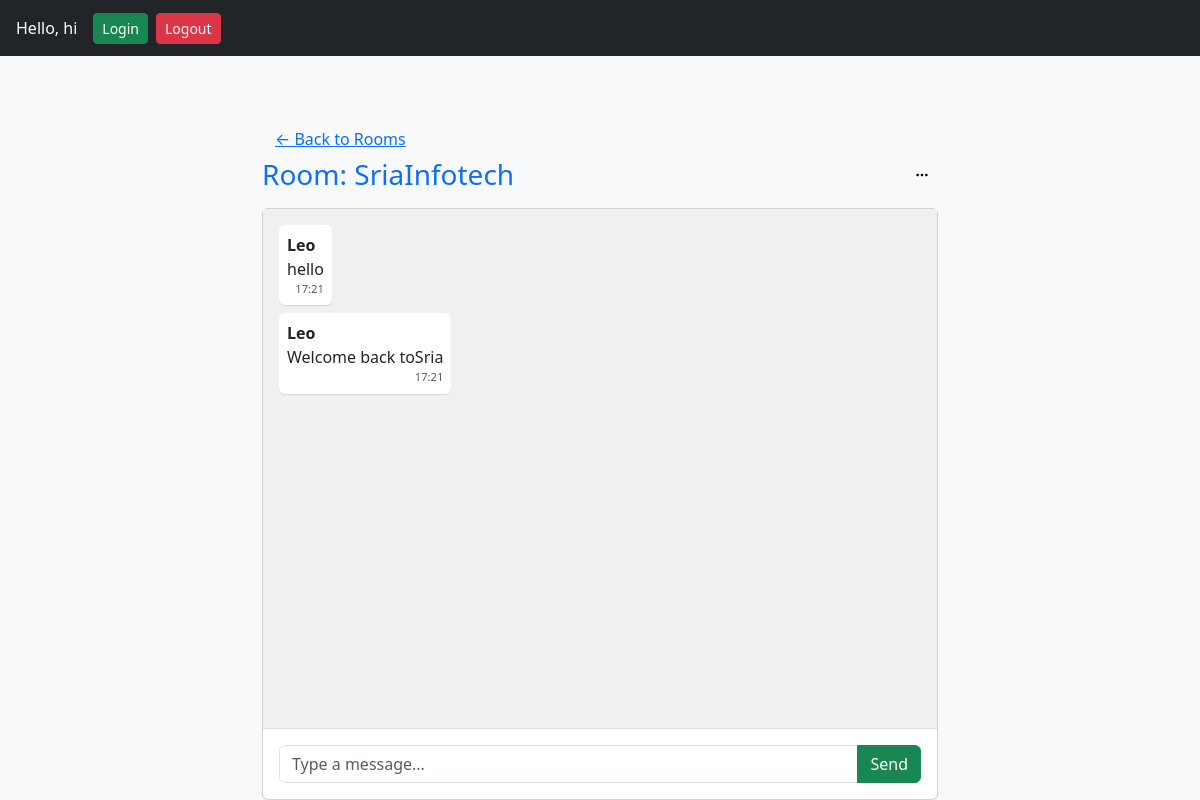
The page /SriaInfotech/ (signed in) on the database its author committed.
### chat/models.py (models this page shows, shortened)
class CustomUser(AbstractUser):
    phone = models.CharField(max_length=15, blank=True, null=True)
    otp_code = models.CharField(max_length=6, blank=True, null=True)  # new field
    otp_expires_at = models.DateTimeField(blank=True, null=True)
    username_validator = UnicodeUsernameValidator()
    username = models.CharField(max_length=150,unique=True,validators=[username_validator],
                                error_messages={'unique': 'A user with that username already exists.'},
                                help_text='Required. 150 characters or fewer. Letters, digits and @/./+/-/_ only.',
                                verbose_name='username')

class Room(models.Model):
    name = models.CharField(max_length=100, unique=True)#Room name
    created_by = models.ForeignKey(CustomUser, on_delete=models.CASCADE)# User who created the room
    created_at = models.DateTimeField(auto_now_add=True)# Timestamp when room was created

class Message(models.Model):
    room = models.ForeignKey(Room, on_delete=models.CASCADE, related_name='messages')# room where message is sent
    user = models.ForeignKey(CustomUser, on_delete=models.CASCADE)# user who sent the message
    content = models.TextField()# message content
    timestamp = models.DateTimeField(default=timezone.now)

### chat/views.py (the view, shortened to what this page needs)
# urls.py: path('<str:room_name>/', views.room_detail, name='room_detail'),
@login_required
def room_detail(request, room_name):
    room = get_object_or_404(Room, name=room_name)
    messages = room.messages.all().order_by('timestamp')
    return render(request, 'room_detail.html', {
        'room': room,
        'messages': messages
    })

### chat/templates/room_detail.html (shortened to what this page needs)
{% extends 'base.html' %}
{% load static %}
{% load tz %}
{% block content %}
<div class="container py-4" style="max-width: 700px; height: 80vh;">
  <div class="mt-3">
    <a href="{% url 'room_list' %}" class="btn btn-link">← Back to Rooms</a>
  </div>
  <div class="d-flex justify-content-between align-items-center mb-3">
    <h3 class="text-primary mb-0">Room: {{ room.name }}</h3>
    <div class="dropdown">
      <button class="btn btn-light btn-sm" type="button" id="roomMenu" data-bs-toggle="dropdown" aria-expanded="false">
        <i class="bi bi-three-dots"></i>
      </button>
    </div>
  </div>
  <div class="card d-flex flex-column" style="height: 100%;">
    <div id="chat-log" class="flex-grow-1 p-3 overflow-auto" style="background: #f0f0f0;">
      {% for msg in messages %}
        <div class="d-flex mb-2 {% if msg.user.username == request.user.username %}justify-content-end{% else %}justify-content-start{% endif %}">
          <div class="p-2 rounded" style="max-width: 70%; background: {% if msg.user.username == request.user.username %}#dcf8c6{% else %}#fff{% endif %}; box-shadow: 0 1px 1px rgba(0,0,0,0.1);">
            <strong>{{ msg.user.username }}</strong><br>
            {{ msg.content }}
            <small class="d-block text-muted text-end" style="font-size: 0.7rem;">
              {{ msg.timestamp|localtime|date:"H:i" }}
            </small>
          </div>
        </div>
      {% empty %}
        <p class="text-center text-muted mt-3">No messages yet.</p>
      {% endfor %}
    </div>
    <div class="input-group p-3 border-top">
      <input id="chat-message-input" type="text" class="form-control" placeholder="Type a message..." required>
      <button id="chat-message-submit" class="btn btn-success">Send</button>
    </div>
  </div>
</div>
<link rel="stylesheet" href="https://cdn.jsdelivr.net/npm/bootstrap-icons@1.10.5/font/bootstrap-icons.css">
{% endblock %}

### chat/templates/base.html (shortened to what this page needs)
{% load static %}
<!DOCTYPE html>
<html lang="en">
<head>
  <link href="https://cdn.jsdelivr.net/npm/bootstrap@5.3.3/dist/css/bootstrap.min.css" rel="stylesheet">
  <link rel="stylesheet" href="https://cdn.jsdelivr.net/npm/bootstrap-icons@1.10.5/font/bootstrap-icons.css">
</head>
<body class="bg-light">
  <nav class="navbar navbar-expand-lg navbar-dark bg-dark px-3">
    {% if user.is_authenticated %}
      <span class="navbar-text text-white me-3">Hello, {{ user.username }}</span>
      <a href="{% url 'login' %}" class="btn btn-success btn-sm me-2">Login</a>
      <a href="{% url 'logout' %}" class="btn btn-danger btn-sm">Logout</a>
    {% else %}
      <a href="{% url 'login' %}" class="btn btn-success btn-sm me-2">Login</a>
      <a href="{% url 'register' %}" class="btn btn-warning btn-sm">Register</a>
    {% endif %}
  </nav>
  <div class="container mt-4">
    {% block content %}
    {% endblock %}
  </div>
</body>
</html>

### rows shown on the page
CustomUser: username "hi"
Room: name "SriaInfotech"
Message: user.username "Leo", content "hello", timestamp "17:21"
Message: user.username "Leo", content "Welcome back toSria", timestamp "17:21"
